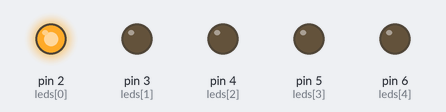
Bench run of a sketch on a simulated Arduino Uno, built with avr-gcc and run on an emulated ATmega328P. Parts: output pins drawn as LEDs (lit = HIGH).

Above: at 0.2 s.
At 1.8 s:
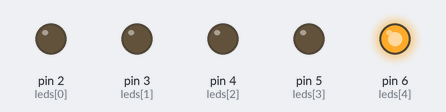
At 2.2 s:
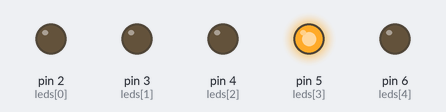
At 4.2 s:
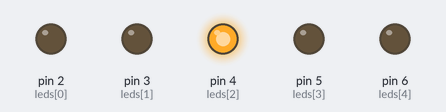
At 7.0 s:
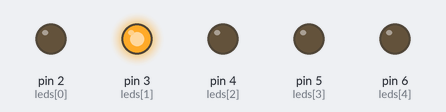
Timing chart, 0 to 7.4 s (numbered marks = the images above):
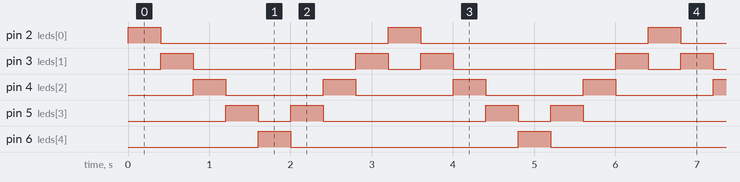

The sketch:

karasimsek.ino
```cpp
int leds[] = {2,3,4,5,6};

void setup() {
  // put your setup code here, to run once:


  for (int i = 0; i < 5; i ++)
  {
      pinMode(leds[i],OUTPUT);
  }

}

void loop() {
  // put your main code here, to run repeatedly:


  for (int i = 0; i < 5; i++)
  {
      digitalWrite(leds[i],HIGH);
      delay(400);
      digitalWrite(leds[i],LOW);
  }

  for (int i = 3; i > 0; i--)
  {
      digitalWrite(leds[i],HIGH);
      delay(400);
      digitalWrite(leds[i],LOW);
  }

}
```

Measured:
- by itself, pin 2 (leds[0]), pin 6 (leds[4]): alternates HIGH for 0.40 s and LOW for 2.8 s
- by itself, pin 3 (leds[1]): repeats every 3.2 s: LOW 2.0 s, HIGH 0.40 s, LOW 0.40 s, HIGH 0.40 s
- by itself, pin 4 (leds[2]): alternates HIGH for 0.40 s and LOW for 1.2 s
- by itself, pin 5 (leds[3]): repeats every 3.2 s: LOW 0.40 s, HIGH 0.40 s, LOW 2.0 s, HIGH 0.40 s
